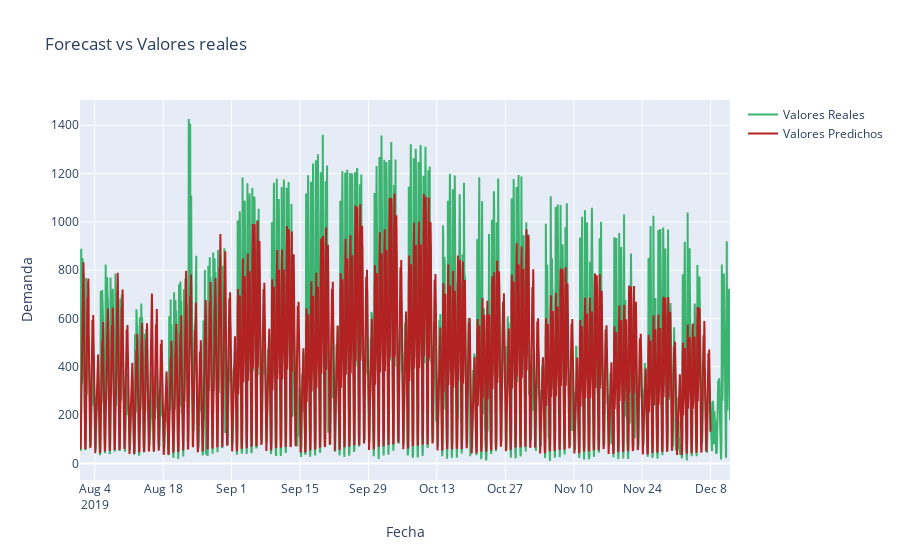

Notebook code cell kept with this figure:
### Code cell
data = [
    go.Scatter(
        x = train["ds"],
        y = train["y"],
        name = "Valores Reales",
        mode = "lines",
        line = dict(color = "mediumseagreen")
    ),
    go.Scatter(
        x = forecastNeural["ds"].iloc[:-96],
        y = forecastNeural["yhat1"].iloc[:-96],
        name = "Valores Predichos",
        mode = "lines",
        line = dict(color = "firebrick")
    ),
]

layout = go.Layout(title = "Forecast vs Valores reales", xaxis_title = "Fecha", yaxis_title = "Demanda")

fig = go.Figure(data = data, layout = layout)

fig.show()

### Figure 1 — Plotly figure (JSON) as saved in the notebook; plotly's stock layout.template omitted (floating-point values rounded to 4 significant figures; data arrays with more than 128 entries replaced by an {"elided": "..."} marker saying what was removed)
{"data": [{"line": {"color": "mediumseagreen"}, "mode": "lines", "name": "Valores Reales", "type": "scatter", "x": {"elided": "3191 str values"}, "y": {"elided": "3191 int values"}}, {"line": {"color": "firebrick"}, "mode": "lines", "name": "Valores Predichos", "type": "scatter", "x": {"elided": "3095 str values"}, "y": {"elided": "3095 float values"}}], "layout": {"title": {"text": "Forecast vs Valores reales"}, "xaxis": {"title": {"text": "Fecha"}}, "yaxis": {"title": {"text": "Demanda"}}}}
